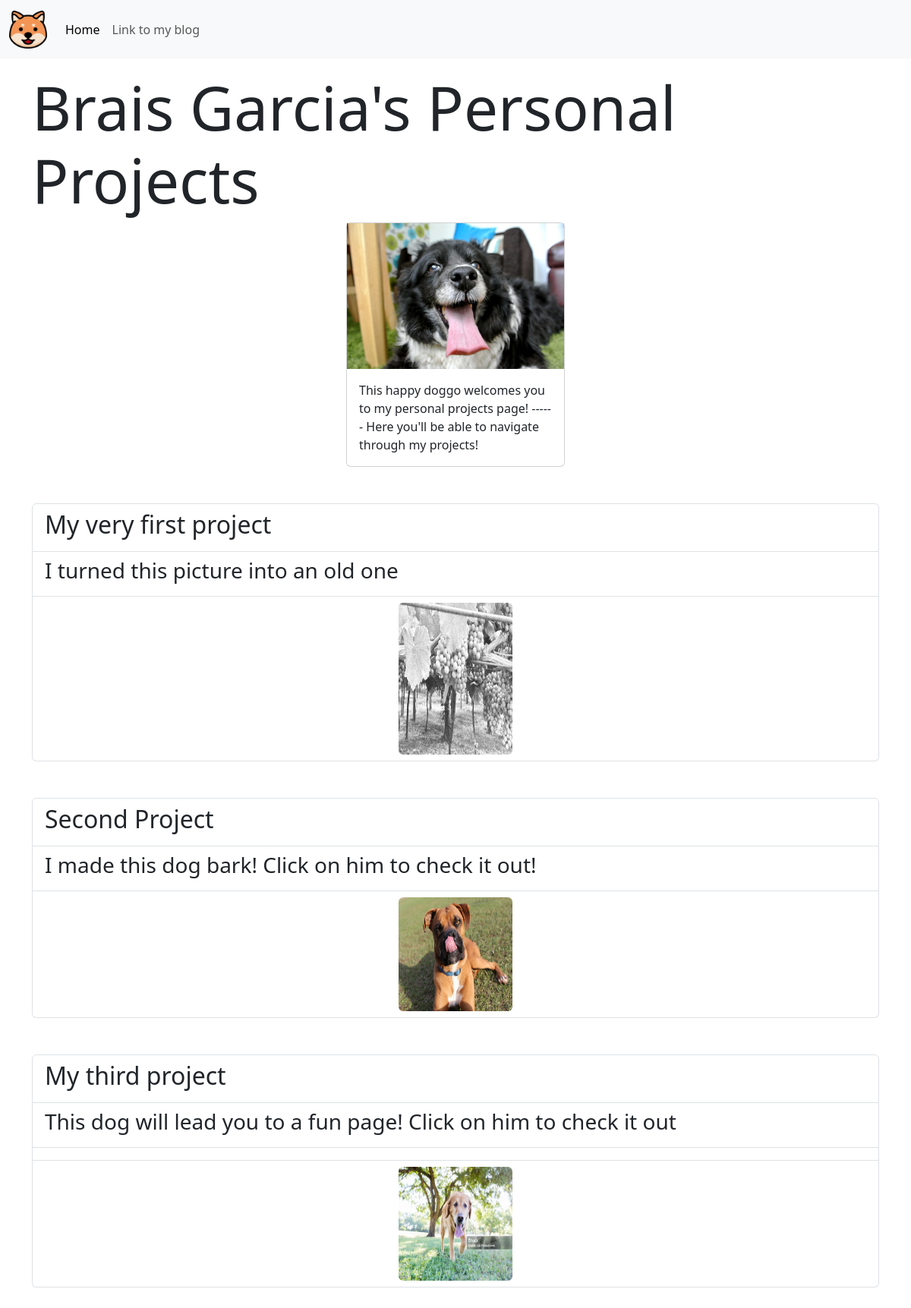
Before: / with the older database file.
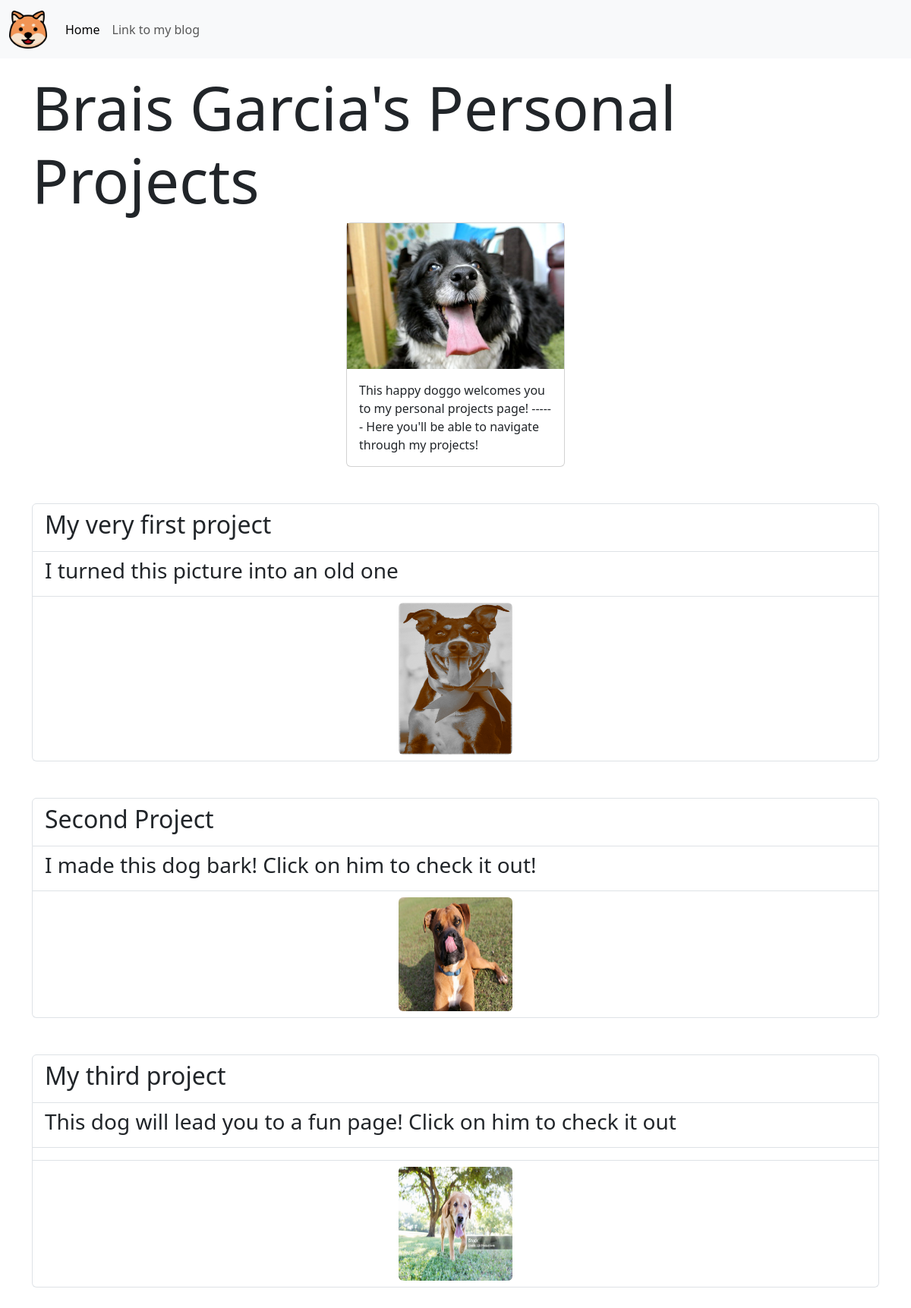
After: the same page with the newer database file.
### portfolio/models.py (models this page shows)
class Project(models.Model):
    title = models.CharField(max_length=100)
    description = models.CharField(max_length=250)
    image = models.ImageField(upload_to='portfolio/images')
    url = models.URLField(blank=True)

### portfolio/views.py (the view)
# urls.py: 2. Add a URL to urlpatterns:  path('', views.home, name='home')
def home(request):
    projects = Project.objects.all()
    return render(request,'portfolio/home.html',{'projects':projects})

### portfolio/templates/portfolio/home.html (shortened to what this page needs)
{%extends 'portfolio/base.html'%} {% block content %} {%load static%}
<div class="container mt-3">
	<h1 class="display-1">Brais Garcia's Personal Projects</h1>
	<div class="card mx-auto" style="width: 18rem">
		<img
			src="{% static 'portfolio/7609718834_416d41c0af_w.jpg'%}"
			alt="Happy dog with it's tongue out"
			class="card-image-top"
		/>
		<div class="card-body">
			<p class="card-text">
				This happy doggo welcomes you to my personal projects page!
				------ Here you'll be able to navigate through my projects!
			</p>
		</div>
	</div>
<br><br>
	 {% for project in projects %}
	<ul class="list-group">
		<li class="list-group-item">
			<h2>{{project.title}}</h2>
		</li>
		<li class="list-group-item">
			<h3>{{project.description}}</h3>
		</li>
		<li class="list-group-item">
			{% if project.title == 'Second Project'%}
			<img
				class="rounded mx-auto d-block"
				src="{{project.image.url}}"
				alt="{{project.image}}"
				width="150"
				height="150"
				onClick="bark()"
			/>
			{%elif project.url%}
			<li class="list-group-item">
			<a href="{{project.url}}"
				><img
					class="rounded mx-auto d-block"
					src="{{project.image.url}}"
					alt="{{project.image}}"
					width="150"
					height="150"
			/></a>
		</li>
		{% else %}
			<img
				class="rounded mx-auto d-block"
				src="{{project.image.url}}"
				alt="{{project.image}}"
				width="150"
				height="200"
			/>
			{% endif %}
		</li>
	</ul>
	<br><br>
	{% endfor %}
</div>
{% endblock%}

Changed rows visible on the page:
changed Project "My very first project": image: a different picture
